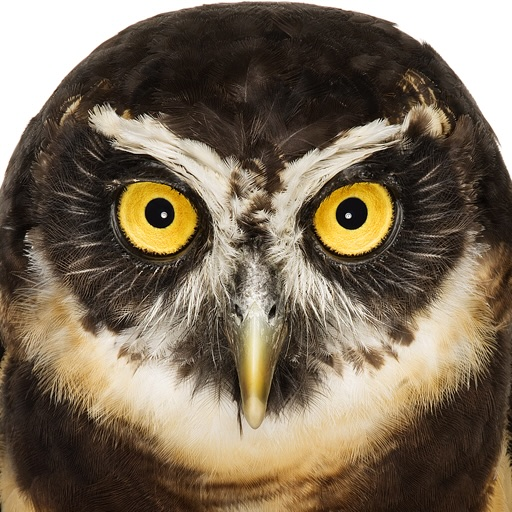
//> input picture Hafta 2/goruntu.jpg, 512 x 512 px
$ ./main   (built with g++ and OpenCV 4)
//> lines starting //> are read from the running program, lines starting //| are printed output that depends on the picture
// Hafta 2 - Görev 6
// A = 0.75 * p        (sadece çarpma)
// B = 0.75 * p + 20   (çarpma + 20 ekleme)
// iki sonucu görsel ve sayısal olarak karşılaştır.

#include <opencv2/opencv.hpp>
#include <iostream>

int main() {
    cv::Mat img = cv::imread("../goruntu.jpg", cv::IMREAD_GRAYSCALE);
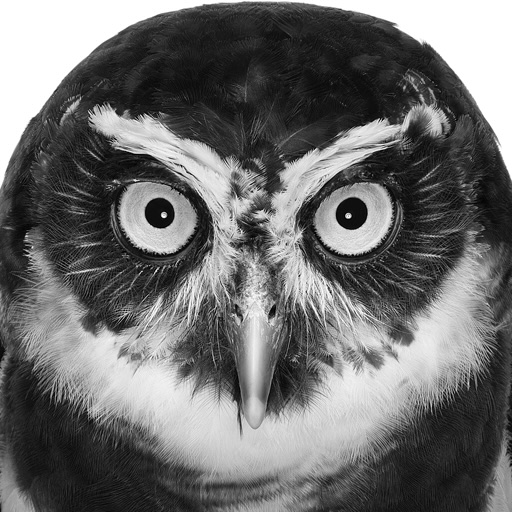
//> img: 512 rows x 512 cols, CV_8UC1; min 0, max 255, mean 109.4
    if (img.empty()) {
        std::cout << "Goruntu okunamadi!" << std::endl;
        return 1;
    }

    cv::Mat a = img.clone();
    cv::Mat b = img.clone();

    // Her pikseli gez ve iki formülü uygula
    for (int y = 0; y < img.rows; y++) {
        for (int x = 0; x < img.cols; x++) {
            int p = img.at<uchar>(y, x);
            a.at<uchar>(y, x) = cv::saturate_cast<uchar>(0.75 * p);
            b.at<uchar>(y, x) = cv::saturate_cast<uchar>(0.75 * p + 20);
        }
    }
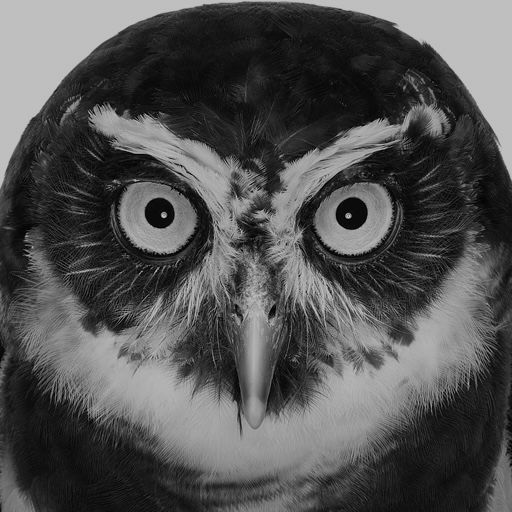
//> a: 512 rows x 512 cols, CV_8UC1; min 0, max 191, mean 82.1

    // ---- Sayısal karşılaştırma ----
    double enKucuk, enBuyuk;

    cv::minMaxLoc(img, &enKucuk, &enBuyuk);
//> enKucuk = 0; enBuyuk = 255
    std::cout << "Orijinal    -> ortalama: " << cv::mean(img)[0]
              << "  min: " << enKucuk << "  max: " << enBuyuk << std::endl;
//| Orijinal    -> ortalama: 109.43  min: 0  max: 255

    cv::minMaxLoc(a, &enKucuk, &enBuyuk);
//> enBuyuk = 191
    std::cout << "0.75*p      -> ortalama: " << cv::mean(a)[0]
              << "  min: " << enKucuk << "  max: " << enBuyuk << std::endl;
//| 0.75*p      -> ortalama: 82.0509  min: 0  max: 191

    cv::minMaxLoc(b, &enKucuk, &enBuyuk);
//> enKucuk = 20; enBuyuk = 211
    std::cout << "0.75*p + 20 -> ortalama: " << cv::mean(b)[0]
              << "  min: " << enKucuk << "  max: " << enBuyuk << std::endl;
//| 0.75*p + 20 -> ortalama: 102.051  min: 20  max: 211

    // ---- Görsel karşılaştırma: 3 resmi yan yana koy ----
    cv::Mat ikili, yanYana;
    cv::hconcat(img, a, ikili);         // orijinal | A
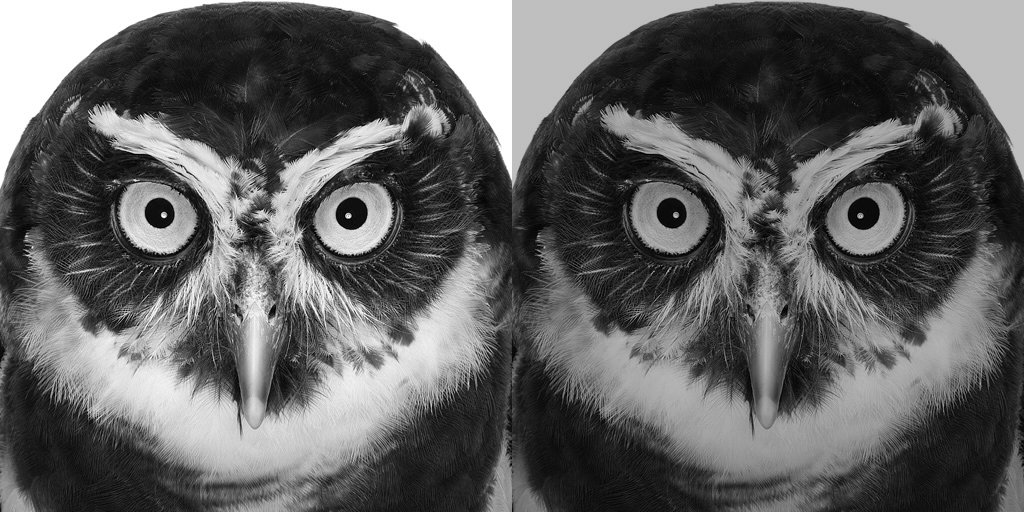
//> ikili: 512 rows x 1024 cols, CV_8UC1; min 0, max 255, mean 95.7
    cv::hconcat(ikili, b, yanYana);     // orijinal | A | B
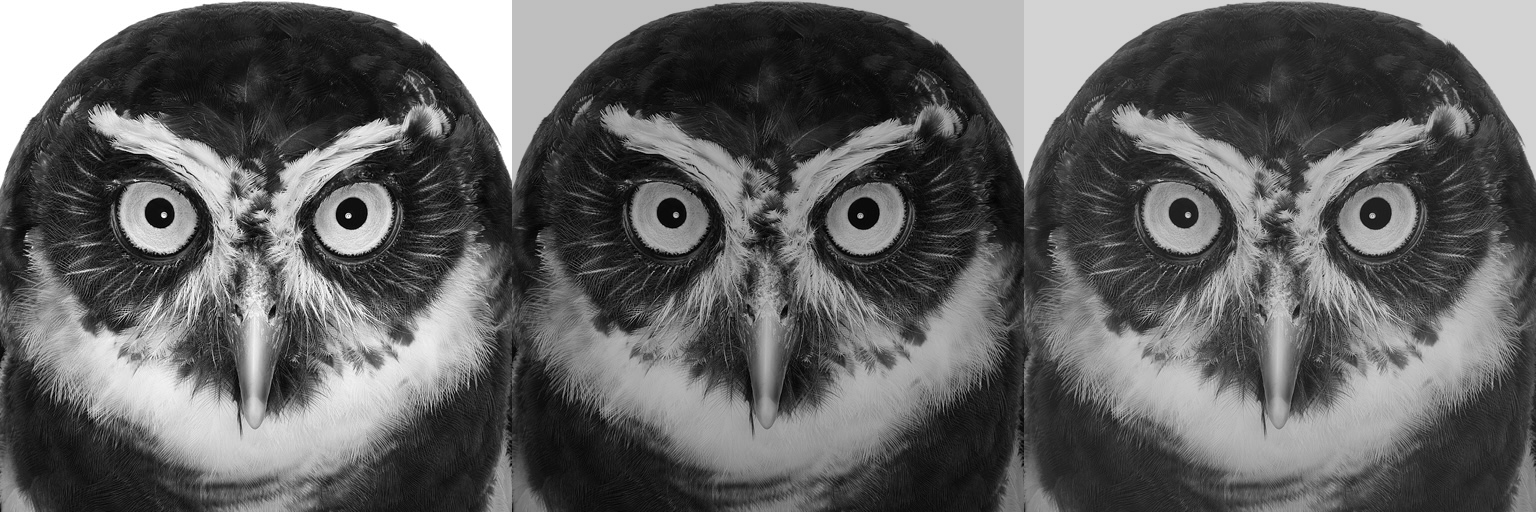
//> yanYana: 512 rows x 1536 cols, CV_8UC1; min 0, max 255, mean 97.8

    cv::imwrite("carpim_075.png", a);
    cv::imwrite("carpim_075_arti_20.png", b);
    cv::imwrite("karsilastirma.png", yanYana);
    std::cout << "Kaydedildi: carpim_075.png, carpim_075_arti_20.png, karsilastirma.png" << std::endl;
    return 0;
}
